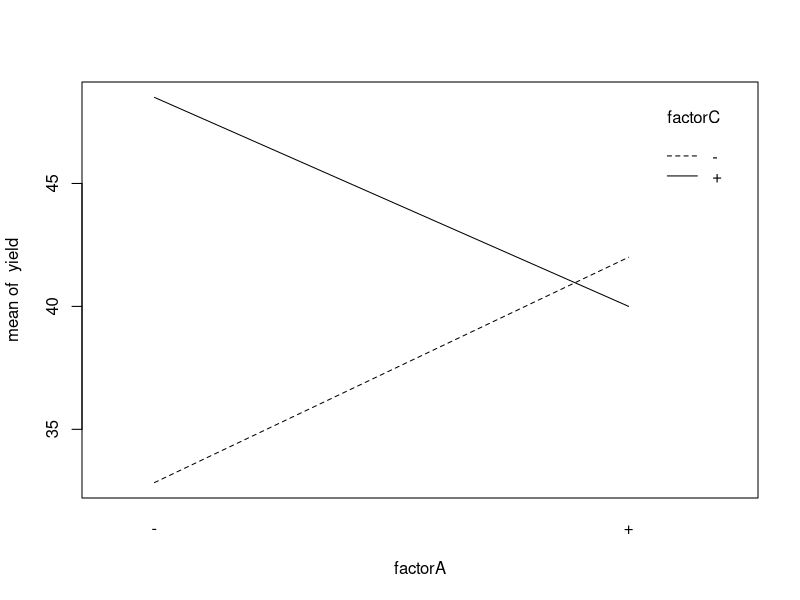
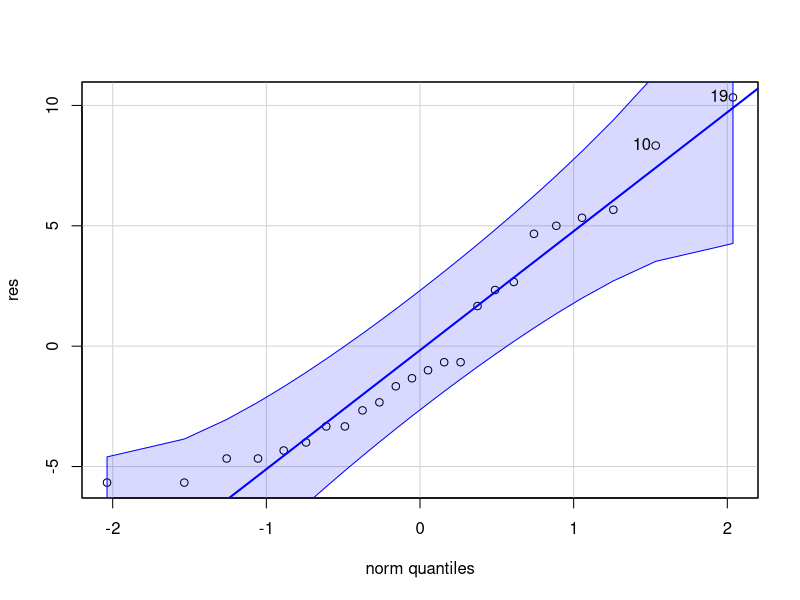
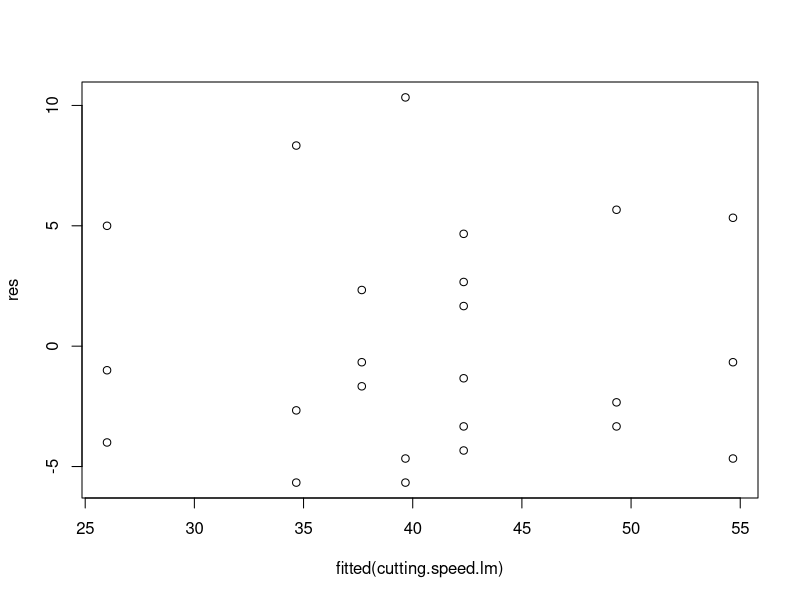

These charts were generated, in order, by the following R code: (Note: this script raises an error after producing the figures.)
## ---- chunk 1
# loading libraries
library(car)
## ---- chunk 2
# creating data table
factorA = rep(c("-","+","-","+","-","+","-","+"), times = 3)
factorB = rep(c("-","-","+","+","-","-","+","+"), times = 3)
factorC = rep(c("-","-","-","-","+","+","+","+"), times = 3)
Rep = rep(c("I", "II", "III"), each = 8)
yield = c(22,32,35,55,44,40,60,39,31,43,34,47,45,37,50,41,25,29,50,46,38,36,54,47)

cutting.speed.long = data.frame(factorA, factorB, factorC, Rep, yield)

# defining coded
coded=function(x) #a function to code variable x
{
  ifelse(x=="+", 1, -1)
}

# linear regression
cutting.speed.lm=lm(yield ~ coded(factorA) * coded(factorB) * coded(factorC), cutting.speed.long)
summary(cutting.speed.lm)

# interaction plot
with(cutting.speed.long, interaction.plot(factorA, factorC, yield))
## ---- chunk 3
# ANOVA test
cutting.speed.aov=aov(yield ~ factorA * factorB * factorC, cutting.speed.long)
summary(cutting.speed.aov)
mse=summary(cutting.speed.aov)[[1]][8,3]
mse
## ---- chunk 4
res=cutting.speed.long$yield-fitted(cutting.speed.lm)
qqPlot(res)
plot(fitted(cutting.speed.lm), res) 
## ---- chunk 5
#checking Standard error=sqrt(mse/N)
n=3;a=b=c=2;N=a*b*c*n
alpha=0.05
sqrt(mse/N)
#consturct CI for regression coefficient (example, for coded(A))
se=sqrt(mse/N)
df=a*b*c*(n-1)
hat.beta1=cutting.speed.lm$coefficients[2]
CI.beta=hat.beta1+c(-1,1)*qt(alpha/2,df,lower.tail = F)*se
CI.beta
2*CI.beta #CI for main effect A
## ---- chunk 6
# creating data table
A <- rep(c("-","+","-","+"), times = 4)
B <- rep(c("-","-","+","+"), times = 4)
Rep <- rep(c("I","II","III","IV"), each = 4)
Vibes <- c(18.2, 27.2, 15.9, 41.0, 18.9, 24.0, 14.5, 43.9, 12.9, 22.4, 15.1, 36.3, 14.4, 22.5, 14.2, 39.9)
router.long <- data.frame(A, B, Rep, Vibes)

# defining coded
coded=function(x) #a function to code variable x
{
  ifelse(x=="+", 1, -1)
}

# linear regression
router.lm=lm(Vibes ~ coded(A) * coded(B), router.long)
summary(router.lm)
## ---- chunk 7
router.aov = aov(Vibes ~ coded(A) * coded(B), router.long)
qqnorm(router.aov, full=T)
## ---- chunk 8
# interaction plot
with(router.long, interaction.plot(A, B, Vibes))
## ---- chunk 9
# creating data table
type <- rep(c("Glass", "Plastic"), each = 4)
worker <- rep(c("1", "2"), each = 8)
pulse <- c(39, 45, 58, 35, 44, 35, 42, 21, 20, 13, 16, 11, 13, 10, 16, 15)
bottle.long <- data.frame(type, worker, pulse)

# interaction plot
with(bottle.long, interaction.plot(type, worker, pulse))

# defining coded
coded=function(x) #a function to code variable x
{
  ifelse(x=="Glass" | x=="1", 1, -1)
}

# linear regression
bottle.lm=lm(pulse ~ coded(type) * coded(worker), bottle.long)
summary(bottle.lm)

# ANOVA test
bottle.aov=aov(pulse ~ type * worker, bottle.long)
summary(bottle.aov)
mse=summary(bottle.aov)[[1]][4,3]
mse

# checking model adequacy
res=bottle.long$pulse-fitted(bottle.lm)
qqPlot(res)
plot(fitted(bottle.lm), res) 
## ---- chunk 10
#checking Standard error=sqrt(mse/N)
n=4;a=b=2;N=a*b*n
alpha=0.05
sqrt(mse/N)
#consturct CI for regression coefficient (example, for coded(A))
se=sqrt(mse/N)
df=a*b*(n-1)

hat.beta1=bottle.lm$coefficients[2]
CI.beta=hat.beta1+c(-1,1)*qt(alpha/2,df,lower.tail = F)*se
CI.beta
2*CI.beta #CI for main effect A

hat.beta1=bottle.lm$coefficients[3]
CI.beta=hat.beta1+c(-1,1)*qt(alpha/2,df,lower.tail = F)*se
CI.beta
2*CI.beta #CI for main effect B

hat.beta1=bottle.lm$coefficients[4]
CI.beta=hat.beta1+c(-1,1)*qt(alpha/2,df,lower.tail = F)*se
CI.beta
2*CI.beta #CI for main effect AB
